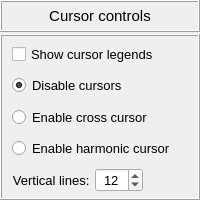
             <widget class="QFrame" name="frame_18">
              <property name="minimumSize">
               <size>
                <width>0</width>
                <height>200</height>
               </size>
              </property>
              <property name="maximumSize">
               <size>
                <width>16777215</width>
                <height>220</height>
               </size>
              </property>
              <property name="frameShape">
               <enum>QFrame::NoFrame</enum>
              </property>
              <property name="frameShadow">
               <enum>QFrame::Raised</enum>
              </property>
              <layout class="QGridLayout" name="gridLayout_21">
               <property name="leftMargin">
                <number>0</number>
               </property>
               <property name="topMargin">
                <number>0</number>
               </property>
               <property name="rightMargin">
                <number>0</number>
               </property>
               <property name="bottomMargin">
                <number>0</number>
               </property>
               <property name="verticalSpacing">
                <number>2</number>
               </property>
               <item row="0" column="0">
                <widget class="QFrame" name="frame_32">
                 <property name="minimumSize">
                  <size>
                   <width>85</width>
                   <height>32</height>
                  </size>
                 </property>
                 <property name="maximumSize">
                  <size>
                   <width>240</width>
                   <height>32</height>
                  </size>
                 </property>
                 <property name="sizeIncrement">
                  <size>
                   <width>0</width>
                   <height>110</height>
                  </size>
                 </property>
                 <property name="frameShape">
                  <enum>QFrame::Box</enum>
                 </property>
                 <property name="frameShadow">
                  <enum>QFrame::Raised</enum>
                 </property>
                 <layout class="QGridLayout" name="gridLayout_32">
                  <property name="leftMargin">
                   <number>0</number>
                  </property>
                  <property name="topMargin">
                   <number>0</number>
                  </property>
                  <property name="rightMargin">
                   <number>0</number>
                  </property>
                  <property name="bottomMargin">
                   <number>0</number>
                  </property>
                  <property name="spacing">
                   <number>0</number>
                  </property>
                  <item row="0" column="0">
                   <widget class="QLabel" name="label_13">
                    <property name="minimumSize">
                     <size>
                      <width>0</width>
                      <height>20</height>
                     </size>
                    </property>
                    <property name="maximumSize">
                     <size>
                      <width>16777215</width>
                      <height>32</height>
                     </size>
                    </property>
                    <property name="font">
                     <font>
                      <pointsize>11</pointsize>
                      <weight>50</weight>
                      <bold>false</bold>
                     </font>
                    </property>
                    <property name="text">
                     <string>Cursor controls</string>
                    </property>
                    <property name="alignment">
                     <set>Qt::AlignCenter</set>
                    </property>
                   </widget>
                  </item>
                 </layout>
                </widget>
               </item>
               <item row="1" column="0">
                <widget class="QFrame" name="frame_30">
                 <property name="minimumSize">
                  <size>
                   <width>85</width>
                   <height>160</height>
                  </size>
                 </property>
                 <property name="maximumSize">
                  <size>
                   <width>220</width>
                   <height>180</height>
                  </size>
                 </property>
                 <property name="sizeIncrement">
                  <size>
                   <width>0</width>
                   <height>110</height>
                  </size>
                 </property>
                 <property name="frameShape">
                  <enum>QFrame::Box</enum>
                 </property>
                 <property name="frameShadow">
                  <enum>QFrame::Raised</enum>
                 </property>
                 <layout class="QGridLayout" name="gridLayout_31">
                  <property name="leftMargin">
                   <number>8</number>
                  </property>
                  <property name="topMargin">
                   <number>4</number>
                  </property>
                  <property name="rightMargin">
                   <number>4</number>
                  </property>
                  <property name="bottomMargin">
                   <number>4</number>
                  </property>
                  <property name="spacing">
                   <number>4</number>
                  </property>
                  <item row="3" column="0">
                   <widget class="QFrame" name="frame_15">
                    <property name="maximumSize">
                     <size>
                      <width>16777215</width>
                      <height>28</height>
                     </size>
                    </property>
                    <property name="frameShape">
                     <enum>QFrame::NoFrame</enum>
                    </property>
                    <property name="frameShadow">
                     <enum>QFrame::Raised</enum>
                    </property>
                    <layout class="QGridLayout" name="gridLayout_15">
                     <property name="leftMargin">
                      <number>2</number>
                     </property>
                     <property name="topMargin">
                      <number>2</number>
                     </property>
                     <property name="rightMargin">
                      <number>2</number>
                     </property>
                     <property name="bottomMargin">
                      <number>2</number>
                     </property>
                     <property name="spacing">
                      <number>2</number>
                     </property>
                     <item row="0" column="0">
                      <widget class="QRadioButton" name="radioButton_harmonic_cursor">
                       <property name="minimumSize">
                        <size>
                         <width>75</width>
                         <height>0</height>
                        </size>
                       </property>
                       <property name="maximumSize">
                        <size>
                         <width>200</width>
                         <height>28</height>
                        </size>
                       </property>
                       <property name="font">
                        <font>
                         <family>MS Shell Dlg 2</family>
                         <pointsize>10</pointsize>
                         <weight>50</weight>
                         <italic>false</italic>
                         <bold>false</bold>
                        </font>
                       </property>
                       <property name="text">
                        <string>Enable harmonic cursor</string>
                       </property>
                       <property name="checked">
                        <bool>false</bool>
                       </property>
                       <attribute name="buttonGroup">
                        <string notr="true">buttonGroup_cursor</string>
                       </attribute>
                      </widget>
                     </item>
                    </layout>
                   </widget>
                  </item>
                  <item row="1" column="0">
                   <widget class="QFrame" name="frame_17">
                    <property name="maximumSize">
                     <size>
                      <width>16777215</width>
                      <height>28</height>
                     </size>
                    </property>
                    <property name="frameShape">
                     <enum>QFrame::NoFrame</enum>
                    </property>
                    <property name="frameShadow">
                     <enum>QFrame::Raised</enum>
                    </property>
                    <layout class="QGridLayout" name="gridLayout_17">
                     <property name="leftMargin">
                      <number>2</number>
                     </property>
                     <property name="topMargin">
                      <number>2</number>
                     </property>
                     <property name="rightMargin">
                      <number>2</number>
                     </property>
                     <property name="bottomMargin">
                      <number>2</number>
                     </property>
                     <property name="spacing">
                      <number>2</number>
                     </property>
                     <item row="0" column="0">
                      <widget class="QRadioButton" name="radioButton_disable_cursors">
                       <property name="minimumSize">
                        <size>
                         <width>75</width>
                         <height>0</height>
                        </size>
                       </property>
                       <property name="maximumSize">
                        <size>
                         <width>200</width>
                         <height>26</height>
                        </size>
                       </property>
                       <property name="font">
                        <font>
                         <family>MS Shell Dlg 2</family>
                         <pointsize>10</pointsize>
                         <weight>50</weight>
                         <italic>false</italic>
                         <bold>false</bold>
                        </font>
                       </property>
                       <property name="text">
                        <string>Disable cursors</string>
                       </property>
                       <property name="checked">
                        <bool>true</bool>
                       </property>
                       <attribute name="buttonGroup">
                        <string notr="true">buttonGroup_cursor</string>
                       </attribute>
                      </widget>
                     </item>
                    </layout>
                   </widget>
                  </item>
                  <item row="2" column="0">
                   <widget class="QFrame" name="frame_16">
                    <property name="maximumSize">
                     <size>
                      <width>16777215</width>
                      <height>28</height>
                     </size>
                    </property>
                    <property name="frameShape">
                     <enum>QFrame::NoFrame</enum>
                    </property>
                    <property name="frameShadow">
                     <enum>QFrame::Raised</enum>
                    </property>
                    <layout class="QGridLayout" name="gridLayout_16">
                     <property name="leftMargin">
                      <number>2</number>
                     </property>
                     <property name="topMargin">
                      <number>2</number>
                     </property>
                     <property name="rightMargin">
                      <number>2</number>
                     </property>
                     <property name="bottomMargin">
                      <number>2</number>
                     </property>
                     <property name="spacing">
                      <number>2</number>
                     </property>
                     <item row="0" column="0">
                      <widget class="QRadioButton" name="radioButton_cross_cursor">
                       <property name="minimumSize">
                        <size>
                         <width>75</width>
                         <height>0</height>
                        </size>
                       </property>
                       <property name="maximumSize">
                        <size>
                         <width>200</width>
                         <height>28</height>
                        </size>
                       </property>
                       <property name="font">
                        <font>
                         <family>MS Shell Dlg 2</family>
                         <pointsize>10</pointsize>
                         <weight>50</weight>
                         <italic>false</italic>
                         <bold>false</bold>
                        </font>
                       </property>
                       <property name="text">
                        <string>Enable cross cursor</string>
                       </property>
                       <property name="checked">
                        <bool>false</bool>
                       </property>
                       <attribute name="buttonGroup">
                        <string notr="true">buttonGroup_cursor</string>
                       </attribute>
                      </widget>
                     </item>
                    </layout>
                   </widget>
                  </item>
                  <item row="0" column="0">
                   <widget class="QFrame" name="frame_legends">
                    <property name="maximumSize">
                     <size>
                      <width>16777215</width>
                      <height>28</height>
                     </size>
                    </property>
                    <property name="frameShape">
                     <enum>QFrame::NoFrame</enum>
                    </property>
                    <property name="frameShadow">
                     <enum>QFrame::Raised</enum>
                    </property>
                    <layout class="QGridLayout" name="gridLayout_14">
                     <property name="leftMargin">
                      <number>2</number>
                     </property>
                     <property name="topMargin">
                      <number>2</number>
                     </property>
                     <property name="rightMargin">
                      <number>2</number>
                     </property>
                     <property name="bottomMargin">
                      <number>2</number>
                     </property>
                     <property name="spacing">
                      <number>2</number>
                     </property>
                     <item row="0" column="0">
                      <widget class="QCheckBox" name="checkBox_cursor_legends">
                       <property name="minimumSize">
                        <size>
                         <width>75</width>
                         <height>0</height>
                        </size>
                       </property>
                       <property name="maximumSize">
                        <size>
                         <width>200</width>
                         <height>26</height>
                        </size>
                       </property>
                       <property name="font">
                        <font>
                         <family>MS Shell Dlg 2</family>
                         <pointsize>10</pointsize>
                         <weight>50</weight>
                         <italic>false</italic>
                         <bold>false</bold>
                        </font>
                       </property>
                       <property name="text">
                        <string>Show cursor legends</string>
                       </property>
                       <property name="checked">
                        <bool>false</bool>
                       </property>
                      </widget>
                     </item>
                    </layout>
                   </widget>
                  </item>
                  <item row="4" column="0">
                   <widget class="QFrame" name="frame_vertical_lines">
                    <property name="maximumSize">
                     <size>
                      <width>16777215</width>
                      <height>28</height>
                     </size>
                    </property>
                    <property name="frameShape">
                     <enum>QFrame::NoFrame</enum>
                    </property>
                    <property name="frameShadow">
                     <enum>QFrame::Raised</enum>
                    </property>
                    <layout class="QGridLayout" name="gridLayout_13">
                     <property name="leftMargin">
                      <number>2</number>
                     </property>
                     <property name="topMargin">
                      <number>2</number>
                     </property>
                     <property name="rightMargin">
                      <number>2</number>
                     </property>
                     <property name="bottomMargin">
                      <number>2</number>
                     </property>
                     <property name="spacing">
                      <number>2</number>
                     </property>
                     <item row="0" column="1">
                      <widget class="QSpinBox" name="spinBox_vertical_lines">
                       <property name="minimumSize">
                        <size>
                         <width>0</width>
                         <height>0</height>
                        </size>
                       </property>
                       <property name="maximumSize">
                        <size>
                         <width>16777215</width>
                         <height>26</height>
                        </size>
                       </property>
                       <property name="font">
                        <font>
                         <pointsize>10</pointsize>
                        </font>
                       </property>
                       <property name="alignment">
                        <set>Qt::AlignCenter</set>
                       </property>
                       <property name="minimum">
                        <number>2</number>
                       </property>
                       <property name="maximum">
                        <number>20</number>
                       </property>
                       <property name="value">
                        <number>12</number>
                       </property>
                      </widget>
                     </item>
                     <item row="0" column="0">
                      <widget class="QLabel" name="label_2">
                       <property name="minimumSize">
                        <size>
                         <width>0</width>
                         <height>0</height>
                        </size>
                       </property>
                       <property name="maximumSize">
                        <size>
                         <width>16777215</width>
                         <height>26</height>
                        </size>
                       </property>
                       <property name="baseSize">
                        <size>
                         <width>0</width>
                         <height>0</height>
                        </size>
                       </property>
                       <property name="font">
                        <font>
                         <pointsize>10</pointsize>
                        </font>
                       </property>
                       <property name="text">
                        <string>Vertical lines: </string>
                       </property>
                       <property name="alignment">
                        <set>Qt::AlignRight|Qt::AlignTrailing|Qt::AlignVCenter</set>
                       </property>
                      </widget>
                     </item>
                     <item row="0" column="2">
                      <widget class="QFrame" name="frame_6">
                       <property name="frameShape">
                        <enum>QFrame::NoFrame</enum>
                       </property>
                       <property name="frameShadow">
                        <enum>QFrame::Raised</enum>
                       </property>
                      </widget>
                     </item>
                    </layout>
                   </widget>
                  </item>
                 </layout>
                </widget>
               </item>
              </layout>
             </widget>
